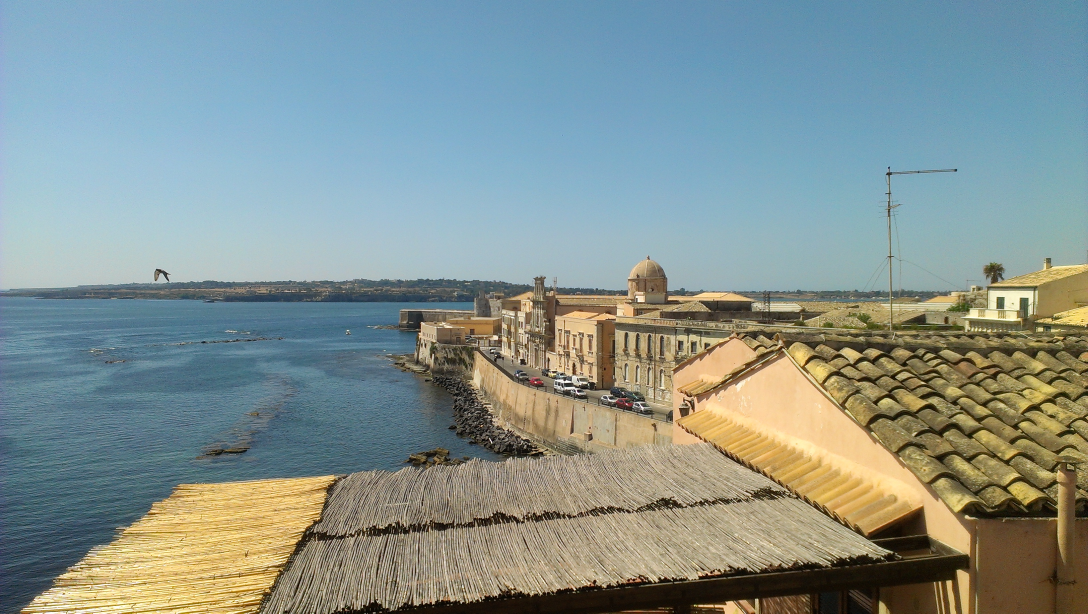
#> input picture images/image_5.png, 3264 x 1840 px (shown at 1/3 size)
$ python stitcher.py   (Python 2 division)
#> lines starting #> are read from the running program, lines starting #| are printed output that depends on the picture
import cv2
import scipy as sp
import sys
import numpy as np

class Stitcher:

    def __init__(self,image_list):

        if len(image_list) < 2:
            raise Exception("Error, need to give at least two images.\n")

        self.DETECTOR_TYPE = "SURF"
        self.DESCRIPTOR_TYPE = "BRIEF"
        self.MATCHER_TYPE = "BruteForce-Hamming"

        #process first image pair
        self.image_list_ = image_list

    def process_images(self):

        self.image_list_ = self.load_images(self.image_list_)

        self.patched_image_ = self.image_list_.pop()

        for image in self.image_list_:

            self.patched_image_ = self.stitch_images(self.patched_image_,image)


    def stitch_images(self,image_1,image_2):

        keypoints = (self.find_keypoints(image_1),self.find_keypoints(image_2))
        matched_keypoints = self.match_keypoints(keypoints[0],keypoints[1])

        matched_keypoints = sorted(matched_keypoints,key = lambda x: x.distance, reverse=True)

        good_keypoints = [ ((keypoints[0][0][mkp.queryIdx].pt),(keypoints[1][0][mkp.trainIdx].pt)) for mkp in matched_keypoints[:10] ]

        # [11 lines of commented-out code are left out]

        self.find_relative_pose(np.asarray([x[0] for x in good_keypoints]),np.asarray([x[1] for x in good_keypoints]))

        #tt = []
        #for mkp in matched_keypoints[:10]:
        #    tt.append(


        #for matched_keypoints


    # [42 lines left out: function find_relative_pose, not called in this run]

    def load_images(self,image_list):

        images = [cv2.imread(image,0) for image in image_list ]
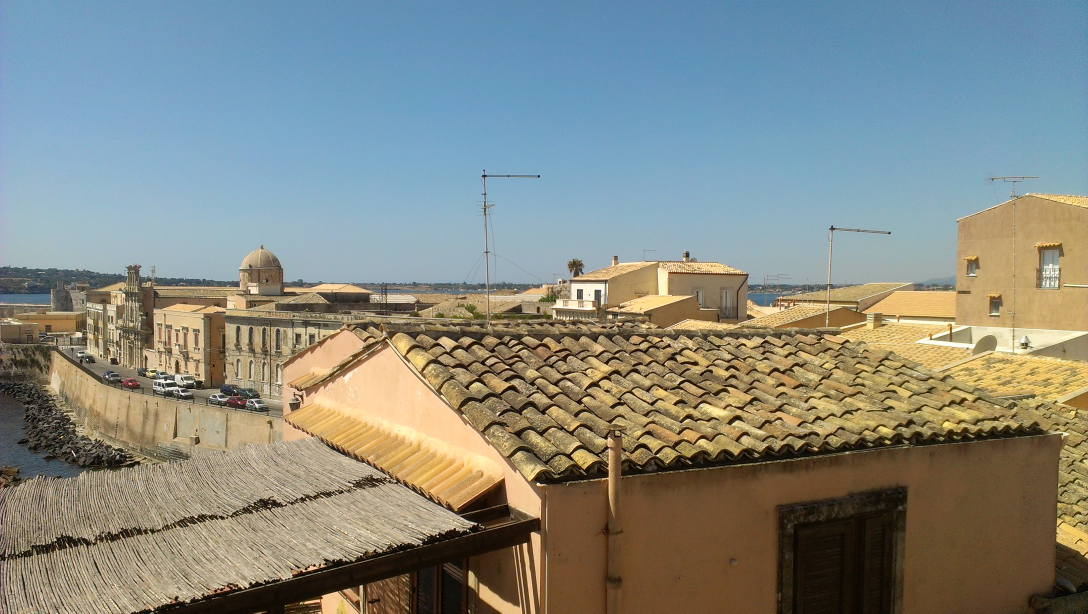
#> input picture images/image_6.png, 3264 x 1840 px (shown at 1/3 size)
#> images = 2 items
        new_size = (images[0].shape[0]/4,images[0].shape[1]/4)
#> new_size = (460, 816)
        images = map(lambda x: cv2.resize(x,new_size),images)

        return images

    def find_keypoints(self,image):

        detector = cv2.FeatureDetector_create(self.DETECTOR_TYPE)
        descriptor = cv2.DescriptorExtractor_create(self.DESCRIPTOR_TYPE)

        kp = detector.detect(image)
        (k,d) = descriptor.compute(image,kp)
        return (k,d)


    # [4 lines left out: function match_keypoints, not called in this run]

    """
        r_threshold = 0.6
        FLANN_INDEX_KDTREE = 1  # bug: flann enums are missing
        flann_params = dict(algorithm = FLANN_INDEX_KDTREE, trees = 4)
        flann = cv2.flann_Index(desc2, flann_params)
        idx2, dist = flann.knnSearch(desc1, 2, params = {}) # bug: need to provide empty dict
        mask = dist[:,0] / dist[:,1] < r_threshold
        idx1 = np.arange(len(desc1))
        pairs = np.int32( zip(idx1, idx2[:,0]) )
        pass
   """


if __name__ == '__main__':

    #l = cv2.imread('../images/image_5.png',0)
    #r = cv2.imread('../images/image_6.png',0)
    image_list = ["../images/image_5.png","../images/image_6.png"]

    stitcher = Stitcher(image_list)
    stitcher.process_images()
#> in process_images, `self.image_list_ = self.load_images(self.image_list_)`: self.image_list_ = 2 items
#> in process_images, `self.patched_image_ = self.image_list_.pop()`:
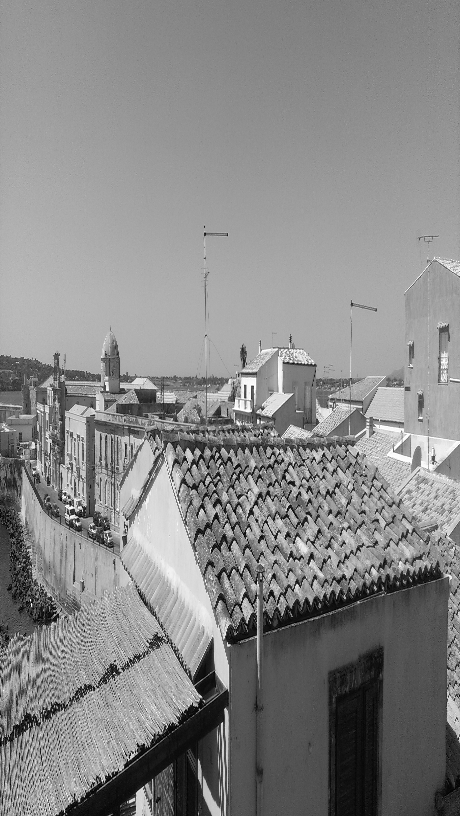
#> self.patched_image_: shape (816, 460); min 0, max 255, mean 135.4
#> the loop in process_images, `for image in self.image_list_: ` made 1 pass
#> (the run stopped early here; a loop or call above may not have finished)
